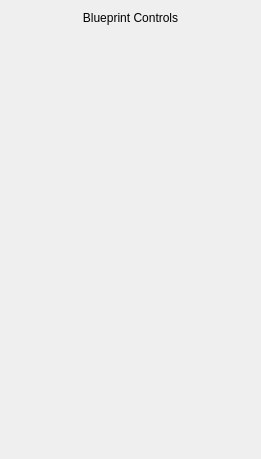
<?xml version="1.0" encoding="UTF-8"?>
<ui version="4.0">
 <class>Form</class>
 <widget class="QWidget" name="Form">
  <property name="geometry">
   <rect>
    <x>0</x>
    <y>0</y>
    <width>261</width>
    <height>459</height>
   </rect>
  </property>
  <property name="sizePolicy">
   <sizepolicy hsizetype="Preferred" vsizetype="Preferred">
    <horstretch>0</horstretch>
    <verstretch>0</verstretch>
   </sizepolicy>
  </property>
  <property name="windowTitle">
   <string>Form</string>
  </property>
  <layout class="QGridLayout" name="gridLayout">
   <item row="0" column="0">
    <layout class="QVBoxLayout" name="verticalLayout">
     <item>
      <widget class="QLabel" name="label">
       <property name="text">
        <string>Blueprint Controls</string>
       </property>
       <property name="alignment">
        <set>Qt::AlignCenter</set>
       </property>
      </widget>
     </item>
     <item>
      <spacer name="verticalSpacer">
       <property name="orientation">
        <enum>Qt::Vertical</enum>
       </property>
       <property name="sizeHint" stdset="0">
        <size>
         <width>20</width>
         <height>40</height>
        </size>
       </property>
      </spacer>
     </item>
    </layout>
   </item>
  </layout>
 </widget>
 <resources/>
 <connections/>
</ui>
